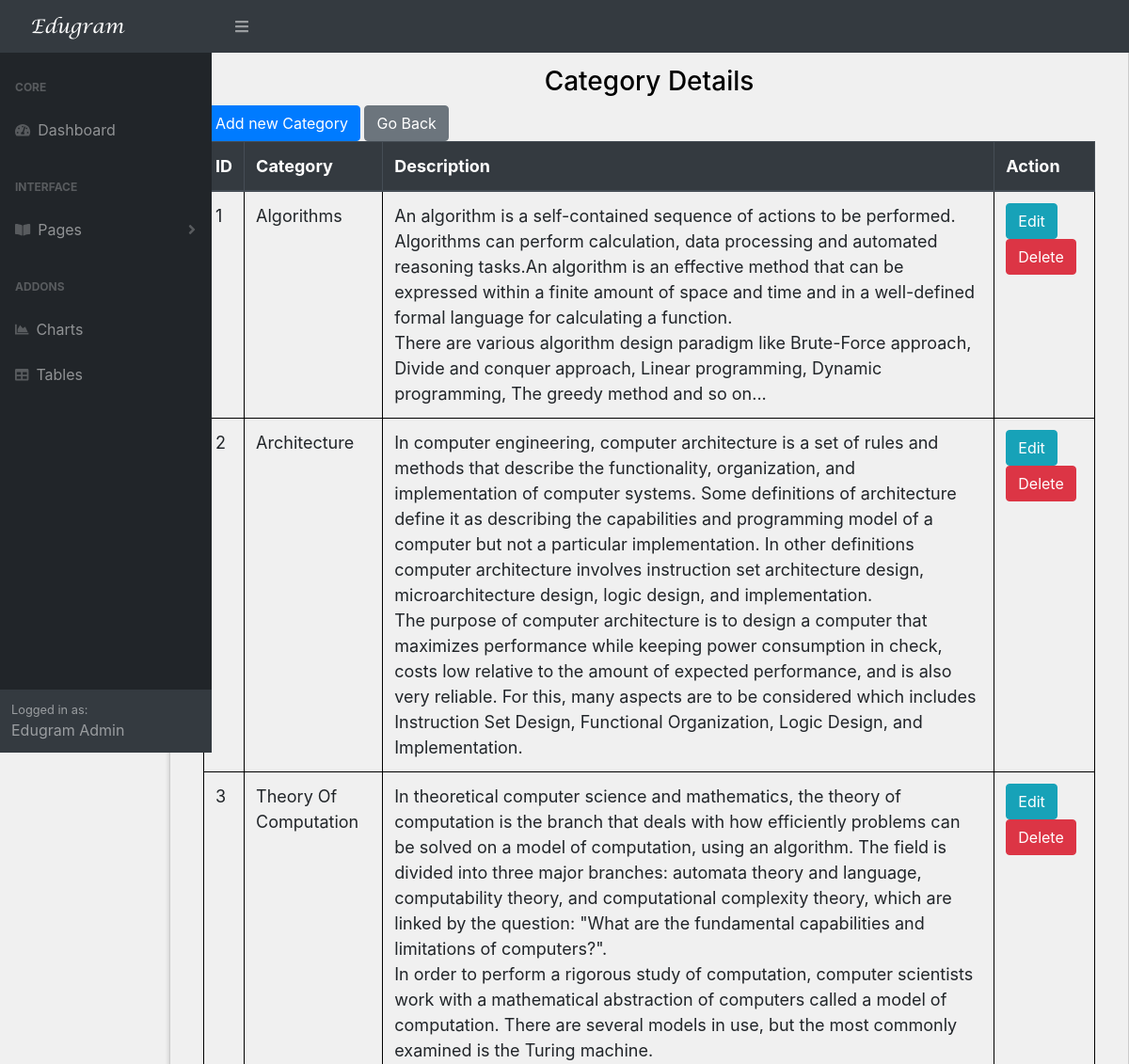
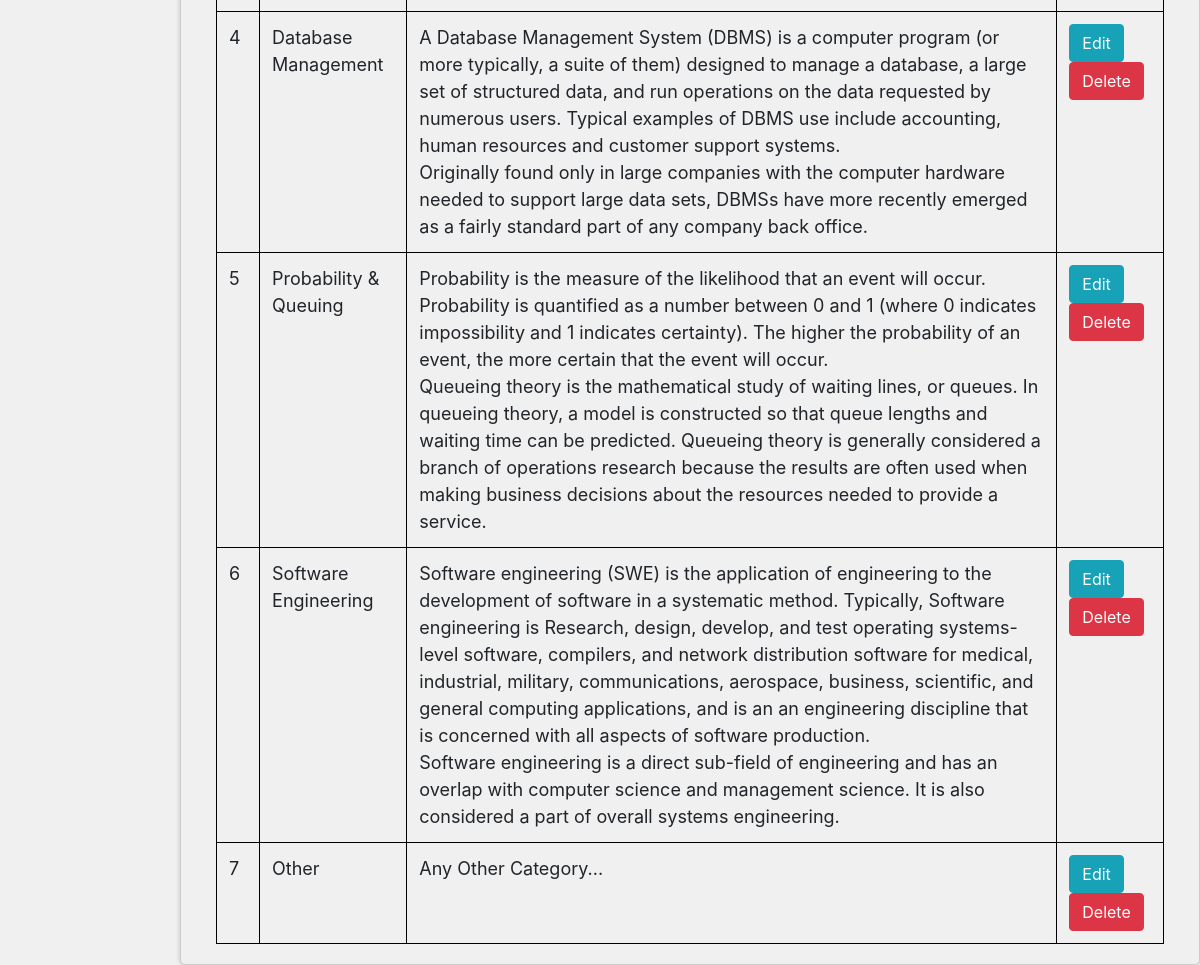
The app's page /page6.php with its own data (2 pictures, top to bottom).
### tables this page shows
CREATE TABLE `category` (
  `id` int(11) NOT NULL,
  `name` varchar(255) NOT NULL,
  `description` text NOT NULL
);

### manage/manage_categories.php (the view, shortened to what this page needs)
<?php
$servername = "localhost";
$username = "root";
$password = "";
$dbname = "project";
$conn = new mysqli($servername, $username, $password, $dbname);
$sql = "SELECT id, name, description FROM category";
$result = $conn->query($sql);
?>
<!DOCTYPE html>
<html>
<head>
    <link rel="stylesheet" href="https://maxcdn.bootstrapcdn.com/bootstrap/4.5.2/css/bootstrap.min.css">
</head>
<body>
    <div class="container">
        <h1>Category Details</h1>
        <a href="create.php" class="btn btn-primary">Add new Category</a>
        <a href="javascript:history.back()" class="btn btn-secondary">Go Back</a>
        <table class="table table-bordered">
            <thead class="thead-dark">
                <tr>
                    <th>ID</th>
                    <th>Category</th>
                    <th>Description</th>
                    <th>Action</th>
                </tr>
            </thead>
            <tbody>
                <?php
                    while($rows = $result->fetch_assoc()) {
                ?>
                <tr>
                    <td><?php echo $rows['id'];?></td>
                    <td><?php echo $rows['name'];?></td>
                    <td><?php echo $rows['description'];?></td>
                    <td>
                        <a href="edit.php?id=<?php echo $rows['id']; ?>" class="btn btn-info">Edit</a>
                        <a href="manage/delete.php?id=<?php echo $rows['id']; ?>" class="btn btn-danger">Delete</a>
                    </td>
                </tr>
                <?php
                    }
                ?>
            </tbody>
        </table>
    </div>
</body>
</html>

### manage/manage_categories.php (style rules this page uses)
body { background-color: #f0f0f0; color: black; }
h1 { text-align: center; font-size: 28px; }
.btn { font-size: 16px; }
.table { margin: 0 auto; font-size: large; border: 1px solid black; background-color: #f0f0f0; }
.table th, .table td { border: 1px solid black; }

### records on screen
category: id "1", name "Algorithms", description "An algorithm is a self-contained sequence of actions to be performed. Algorithms can perform calculation, data processing and automated reasoning tasks.An algorithm is an effective method that can be expressed within a finite amount of space and time and in a well-defined formal language for calculating a function. There are various algorithm design paradigm like Brute-Force approach, Divide and conquer approach, Linear programming, Dynamic programming, The greedy method and so on..."
category: id "2", name "Architecture", description "In computer engineering, computer architecture is a set of rules and methods that describe the functionality, organization, and implementation of computer systems. Some definitions of architecture define it as describing the capabilities and programming model of a computer but not a particular implementation. In other definitions computer architecture involves instruction set architecture design, microarchitecture design, logic design, and implementation. The purpose of computer architecture is to design a computer that maximizes performance while keeping power consumption in check, costs low relative to the amount of expected performance, and is also very reliable. For this, many aspects…"
category: id "3", name "Theory Of Computation", description "In theoretical computer science and mathematics, the theory of computation is the branch that deals with how efficiently problems can be solved on a model of computation, using an algorithm. The field is divided into three major branches: automata theory and language, computability theory, and computational complexity theory, which are linked by the question: \"What are the fundamental capabilities and limitations of computers?\". In order to perform a rigorous study of computation, computer scientists work with a mathematical abstraction of computers called a model of computation. There are several models in use, but the most commonly examined is the Turing machine."
category: id "4", name "Database Management", description "A Database Management System (DBMS) is a computer program (or more typically, a suite of them) designed to manage a database, a large set of structured data, and run operations on the data requested by numerous users. Typical examples of DBMS use include accounting, human resources and customer support systems. Originally found only in large companies with the computer hardware needed to support large data sets, DBMSs have more recently emerged as a fairly standard part of any company back office."
category: id "5", name "Probability & Queuing", description "Probability is the measure of the likelihood that an event will occur. Probability is quantified as a number between 0 and 1 (where 0 indicates impossibility and 1 indicates certainty). The higher the probability of an event, the more certain that the event will occur. Queueing theory is the mathematical study of waiting lines, or queues. In queueing theory, a model is constructed so that queue lengths and waiting time can be predicted. Queueing theory is generally considered a branch of operations research because the results are often used when making business decisions about the resources needed to provide a service."
category: id "6", name "Software Engineering", description "Software engineering (SWE) is the application of engineering to the development of software in a systematic method. Typically, Software engineering is Research, design, develop, and test operating systems-level software, compilers, and network distribution software for medical, industrial, military, communications, aerospace, business, scientific, and general computing applications, and is an an engineering discipline that is concerned with all aspects of software production. Software engineering is a direct sub-field of engineering and has an overlap with computer science and management science. It is also considered a part of overall systems engineering."
category: id "7", name "Other", description "Any Other Category..."
